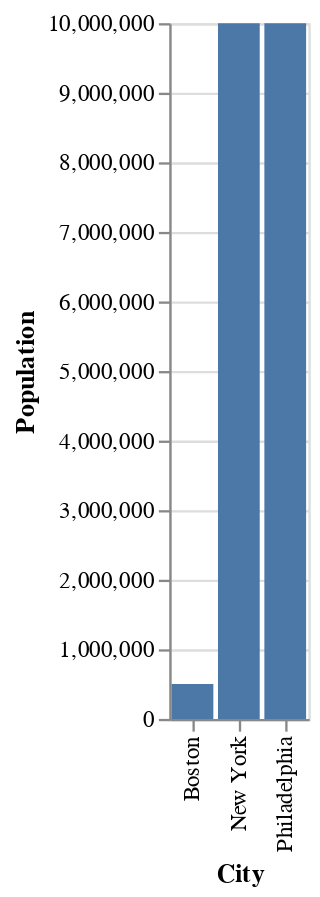

Notebook code cell kept with this figure:
### Markdown cell above
One example is a bar chart.

### Code cell
chart = (alt.Chart(df)
           .mark_bar()
           .encode(x = "City",
                   y = "Population"))
chart

### Figure 1 — Vega-Lite specification as saved in the notebook (floating-point values rounded to 4 significant figures)
{"config": {"view": {"continuousWidth": 400, "continuousHeight": 300}}, "data": {"name": "data-01f6c0ce602ba9a31f43297baf548395"}, "mark": "bar", "encoding": {"x": {"type": "nominal", "field": "City"}, "y": {"type": "quantitative", "field": "Population"}}, "$schema": "https://vega.github.io/schema/vega-lite/v4.8.1.json", "datasets": {"data-01f6c0ce602ba9a31f43297baf548395": [{"City": "New York", "Temperature": 25.3, "Location": 20.0, "Population": 10000000}, {"City": "Philadelphia", "Temperature": 30.1, "Location": 15.0, "Population": 10000000}, {"City": "Boston", "Temperature": 22.1, "Location": 25.0, "Population": 500000}]}}
